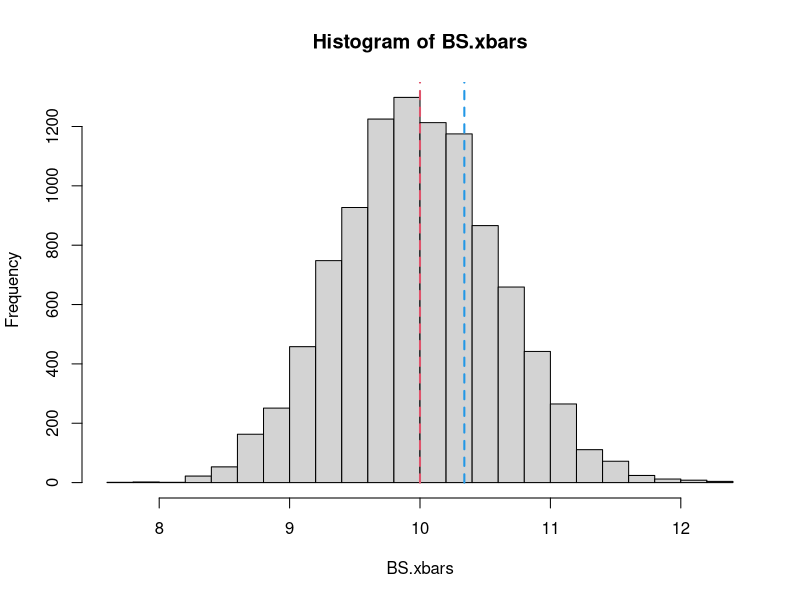

R code for this plot:
#Problem 2:  Single sample test of a mean.  Theoretical way first.

data = read.csv("amb_waittime.csv",h=T)
length(data$Waittime)
mean(data$Waittime)
sd(data$Waittime)

z = (mean(data$Waittime) - 10)/(sd(data$Waittime)/sqrt(length(data$Waittime)))
pval1 = 1-pnorm(z)
pval2 = 1-pt(z,299)


#Or built in functions work just fine.
t.test(data$Waittime,alternative="greater",mu=10)

#Final answer, pvalue = 0.295

#Now...simulation via the bootstrap!

#Step 1:  Take a random sample from our pseudo/bootstrap population (if the mean of the population is equal to 10).  
#note:  for each value in population, subtract xbar, then add 10.  

BS.pop = data$Waittime - mean(data$Waittime) + 10

#Step 2:  Take a sample of size 300 from our adjusted population, record the sample mean.

single.samp = sample(BS.pop,300,replace=T)
single.xbar = mean(single.samp)


#Step 3:  Repeat step 2, 10,000 times, record all 10,000 sample means

BS.xbars = rep(0,10000)
for(i in 1:10000){
	single.samp = sample(BS.pop,300,replace=T)
	BS.xbars[i] = mean(single.samp)
}


#Step 4: Histograms are our friends (should look roughly normal).  

hist(BS.xbars,breaks=20)
lines(c(10,10),c(0,10000),lwd=2,lty=2,col=2)
lines(c(10.34,10.34),c(0,10000),lwd=2,lty=2,col=4)

#Step 5:  Empirically compute what percentage of our simulated sample means under the Ho are greater than
#our original xbar of 10.32.  

pval = length(BS.xbars[BS.xbars>mean(data$Waittime)])/10000
pval

